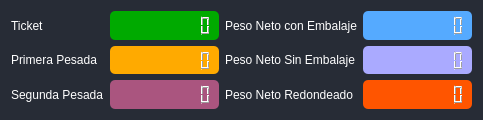
                    <widget class="QFrame" name="frame">
                     <property name="minimumSize">
                      <size>
                       <width>0</width>
                       <height>120</height>
                      </size>
                     </property>
                     <property name="styleSheet">
                      <string notr="true">background-color: rgb(39, 44, 54);
border-radius: 5px;</string>
                     </property>
                     <property name="frameShape">
                      <enum>QFrame::StyledPanel</enum>
                     </property>
                     <property name="frameShadow">
                      <enum>QFrame::Raised</enum>
                     </property>
                     <layout class="QHBoxLayout" name="horizontalLayout_6">
                      <item>
                       <layout class="QGridLayout" name="gridLayout_2">
                        <item row="1" column="2">
                         <widget class="QLabel" name="label_5">
                          <property name="styleSheet">
                           <string notr="true">color: rgb(255, 255, 255);
font: 75 12pt &quot;MS Shell Dlg 2&quot;;</string>
                          </property>
                          <property name="text">
                           <string>Peso Neto Sin Embalaje</string>
                          </property>
                         </widget>
                        </item>
                        <item row="1" column="1">
                         <widget class="QLCDNumber" name="lcdNumber_3">
                          <property name="styleSheet">
                           <string notr="true">color: rgb(255, 255, 255);
background-color: rgb(255, 170, 0);</string>
                          </property>
                          <property name="digitCount">
                           <number>10</number>
                          </property>
                         </widget>
                        </item>
                        <item row="1" column="3">
                         <widget class="QLCDNumber" name="lcdNumber_4">
                          <property name="styleSheet">
                           <string notr="true">color: rgb(255, 255, 255);
background-color: rgb(170, 170, 255);</string>
                          </property>
                          <property name="digitCount">
                           <number>10</number>
                          </property>
                         </widget>
                        </item>
                        <item row="0" column="3">
                         <widget class="QLCDNumber" name="lcdNumber_1">
                          <property name="styleSheet">
                           <string notr="true">color: rgb(255, 255, 255);
background-color: rgb(85, 170, 255);</string>
                          </property>
                          <property name="digitCount">
                           <number>10</number>
                          </property>
                         </widget>
                        </item>
                        <item row="2" column="3">
                         <widget class="QLCDNumber" name="lcdNumber_6">
                          <property name="styleSheet">
                           <string notr="true">color: rgb(255, 255, 255);
background-color: rgb(255, 85, 0);</string>
                          </property>
                          <property name="digitCount">
                           <number>10</number>
                          </property>
                         </widget>
                        </item>
                        <item row="0" column="0">
                         <widget class="QLabel" name="label_2">
                          <property name="styleSheet">
                           <string notr="true">color: rgb(255, 255, 255);
font: 75 12pt &quot;MS Shell Dlg 2&quot;;</string>
                          </property>
                          <property name="text">
                           <string>Ticket</string>
                          </property>
                         </widget>
                        </item>
                        <item row="1" column="0">
                         <widget class="QLabel" name="label_4">
                          <property name="styleSheet">
                           <string notr="true">color: rgb(255, 255, 255);
font: 75 12pt &quot;MS Shell Dlg 2&quot;;</string>
                          </property>
                          <property name="text">
                           <string>Primera Pesada</string>
                          </property>
                         </widget>
                        </item>
                        <item row="0" column="1">
                         <widget class="QLCDNumber" name="lcdNumber_9">
                          <property name="styleSheet">
                           <string notr="true">color: rgb(255, 255, 255);
background-color: rgb(0, 170, 0);</string>
                          </property>
                          <property name="digitCount">
                           <number>10</number>
                          </property>
                         </widget>
                        </item>
                        <item row="2" column="0">
                         <widget class="QLabel" name="label_6">
                          <property name="styleSheet">
                           <string notr="true">color: rgb(255, 255, 255);
font: 75 12pt &quot;MS Shell Dlg 2&quot;;</string>
                          </property>
                          <property name="text">
                           <string>Segunda Pesada</string>
                          </property>
                         </widget>
                        </item>
                        <item row="0" column="2">
                         <widget class="QLabel" name="label_3">
                          <property name="styleSheet">
                           <string notr="true">color: rgb(255, 255, 255);
font: 75 12pt &quot;MS Shell Dlg 2&quot;;</string>
                          </property>
                          <property name="text">
                           <string>Peso Neto con Embalaje</string>
                          </property>
                         </widget>
                        </item>
                        <item row="2" column="2">
                         <widget class="QLabel" name="label_7">
                          <property name="styleSheet">
                           <string notr="true">color: rgb(255, 255, 255);
font: 75 12pt &quot;MS Shell Dlg 2&quot;;</string>
                          </property>
                          <property name="text">
                           <string>Peso Neto Redondeado</string>
                          </property>
                         </widget>
                        </item>
                        <item row="2" column="1">
                         <widget class="QLCDNumber" name="lcdNumber_7">
                          <property name="styleSheet">
                           <string notr="true">color: rgb(255, 255, 255);
background-color: rgb(170, 85, 127);</string>
                          </property>
                          <property name="digitCount">
                           <number>10</number>
                          </property>
                         </widget>
                        </item>
                       </layout>
                      </item>
                     </layout>
                    </widget>
